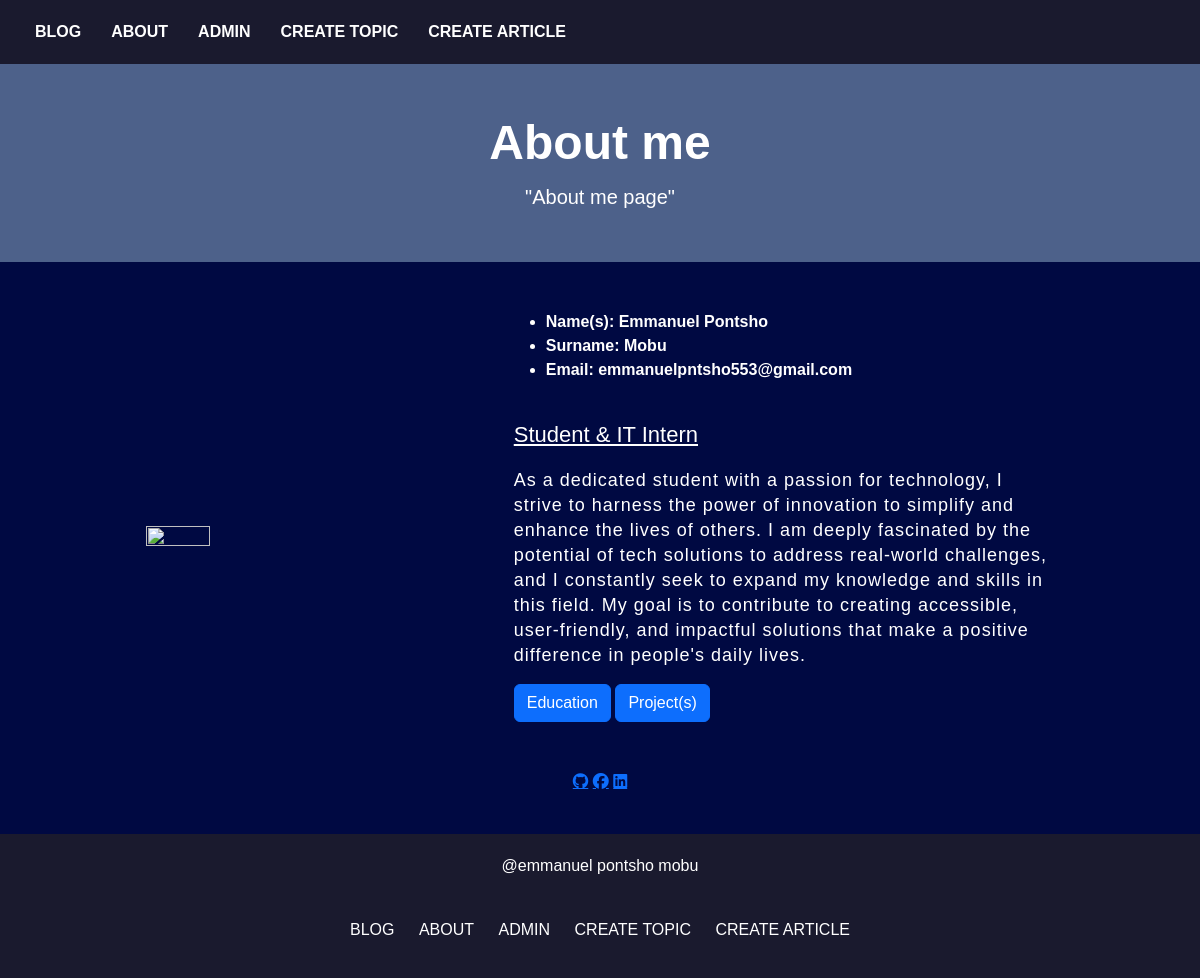
The page /about/ (signed in) on the database its author committed.
### blog/models.py (models this page shows, shortened)
class Profile(models.Model):
    user = models.OneToOneField(User, on_delete=models.CASCADE)
    occupation = models.CharField(max_length=200, null=False)
    objective = models.TextField(max_length=600, null=False)
    firstname = models.CharField(max_length=150, null=True)
    lastname = models.CharField(max_length=150, null=True)
    email_address = models.EmailField(max_length=200, null=True)
    userimage = models.ImageField(null=False, default=get_default_image)

### blog/views.py (the view)
# urls.py: path('about/', views.about, name='about'),
def about(request):
    projects = Project.objects.all()
    qualifs = Education.objects.all()
    profiles = Profile.objects.all()
    categories = Category.objects.all()
    profile = profiles.first() if profiles.exists() else None
    category_qualifs = {}
    for category in categories:
        category_qualifs[category] = qualifs.filter(category=category)
    content = {
        'projects': projects,
        'category_qualifs': category_qualifs,
        'profile': profile,
    }
    return render(request, 'about.html', content)

### blog/templates/about.html (shortened to what this page needs)
<!DOCTYPE html>
<html lang="en">
<head>
  {% load static %}
  <link href="https://cdn.jsdelivr.net/npm/bootstrap@5.2.3/dist/css/bootstrap.min.css" rel="stylesheet"/>
  <link rel="stylesheet" href="https://cdnjs.cloudflare.com/ajax/libs/font-awesome/6.5.2/css/all.min.css"
 />
  <link rel="stylesheet" href="{% static 'css/styles.css' %}">
</head>
<body>
  <div class="top-nav">
    <ul>
      <li><a href="{% url 'home' %}">BLOG</a></li>
      <li><a href="{% url 'about' %}">ABOUT</a></li>
      {% if user.is_authenticated%}
      <li><a href="{% url 'admin' %}">ADMIN</a></li>
      <li><a href="{% url 'create_topic' %}">CREATE TOPIC</a></li>
      <li><a href="{% url 'create_article' %}">CREATE ARTICLE</a></li>
      {% endif %}
    </ul>
  </div>
  <header class="header_div">
    <div class="container text-center">
      <h1 class="fw-bolder">About me</h1>
      <p class="lead mb-0"><strong>"About me page"</strong></p>
    </div>
  </header>
  <div class="header">
    <br/><br/>
    <div class="about">
      <img src="{% static 'images/me.jpeg' %}" alt="" height="25%" width="25%px">
      <div class="text">
        {% if profile %}
        <ul>
          <li><strong>Name(s): {{ profile.firstname }}</strong></li>
          <li><strong>Surname: {{ profile.lastname}}</strong></li>
          <li><strong>Email: {{ profile.email_address}}</strong></li>
        </ul>
        <br/>
        <h5><u>{{ profile.occupation }}</u></h5>
        <p>{{ profile.objective }}</p>
        {% else %}
        <p>No profile available.</p>
        {% endif %}
        <div class="data">
          <button onclick="myFunctionE()" type="button" class="btn btn-primary">Education</button>
          <button onclick="myFunctionP()" type="button" class="btn btn-primary">Project(s)</button>
        </div>
        <br/>
        <br/>
      </div>
    </div>
    <div align="Center">
      <dl type"none">
        <a class="fa-brands fa-github" title="Github" href="https://github.com/emmanuel471"></a>
        <a class="fa-brands fa-facebook" title="Facebook" href="https://www.facebook.com/emmanuel.mobu.90"></a>
        <a class="fa-brands fa-linkedin" title="Linkedin" href="https://www.linkedin.com/in/emmanuel-pontsho-87778a210?utm_source=share&utm_campaign=share_via&utm_content=profile&utm_medium=android_app "></a>
        <br/><br/>
      </dl>
    </div>
  </div>
  <footer>
    <div class="footer-content">
      <p>@emmanuel pontsho mobu</p>
      <br/>
      <ul>
        <li><a href="{% url 'home' %}" >BLOG</a></li>
        <li><a href="{% url 'about' %}" >ABOUT</a></li>
        {% if user.is_authenticated%}
        <li><a href="{% url 'admin' %}">ADMIN</a></li>
        <li><a href="{% url 'create_topic' %}">CREATE TOPIC</a></li>
        <li><a href="{% url 'create_article' %}">CREATE ARTICLE</a></li>
        {% endif %}
      </ul>
    </div>
  </footer>
</body>
</html>

### static/css/styles.css (style rules this page uses)
body { background: #000942; font-family: 'Muli', sans-serif; color: white; }
.top-nav { display: flex; justify-content: space-between; align-items: center; padding: 20px; background: #1a1a2e; }
.top-nav ul { display: flex; list-style: none; padding: 0; margin: 0; }
.top-nav ul li { margin: 0 15px; }
.top-nav ul li a { color: white; text-decoration: none; font-weight: bold; transition: color 0.3s; }
.header_div { padding: 50px 0; background: #4D618A; }
.header_div h1 { font-size: 3rem; margin-bottom: 10px; }
.header_div p { font-size: 1.25rem; }
footer { background: #1a1a2e; color: white; padding: 20px; text-align: center; }
footer ul { list-style: none; padding: 0; }
footer ul li { display: inline; margin: 0 10px; }
footer ul li a { color: white; text-decoration: none; }
.about { width: 1130px; max-width: 85%; margin: 0 auto; display: flex; align-items: center; justify-content: space-around; }
.text { width: 540px; }
.text h5 { font-size: 22px; font-weight: 500; margin-bottom: 20px; }
.text p { font-size: 18px; line-height: 25px; letter-spacing: 1px; }

### rows shown on the page
Profile: firstname "Emmanuel Pontsho", lastname "Mobu", email_address "emmanuelpntsho553@gmail.com", occupation "Student & IT Intern", objective "As a dedicated student with a passion for technology, I strive to harness the power of innovation to simplify and enhance the lives of others. I am deeply fascinated by the potential of tech solutions to address real-world challenges, and I constantly seek to expand my knowledge and skills in this field. My goal is to contribute to creating accessible, user-friendly, and impactful solutions that make a positive difference in people's daily lives."
